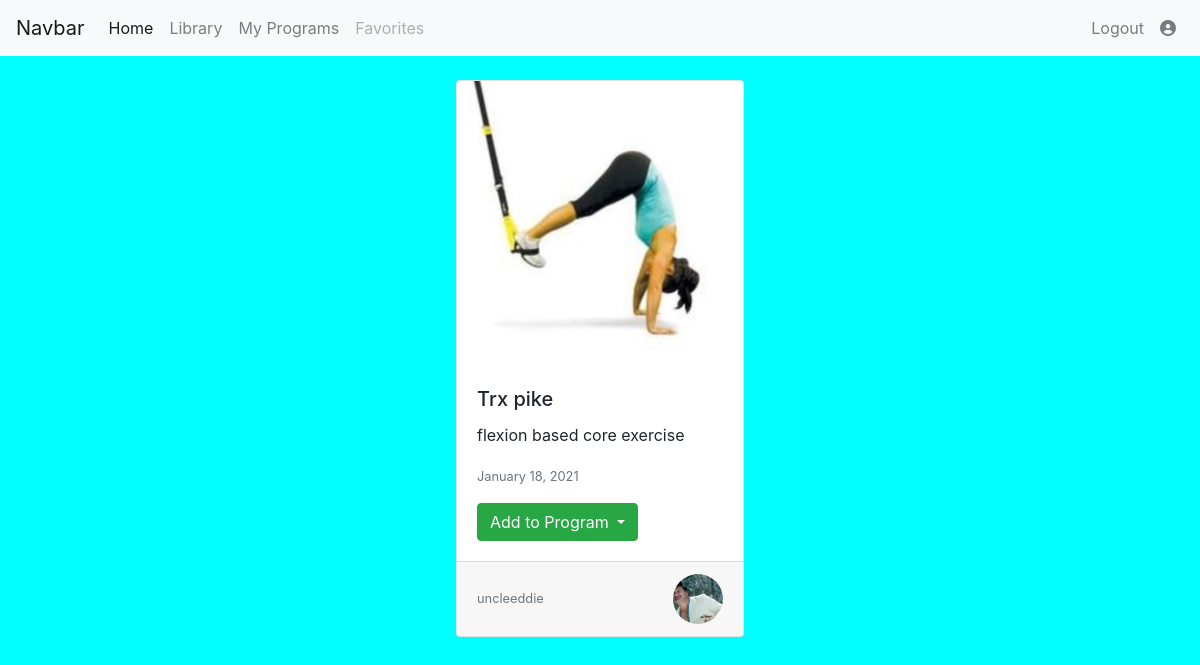
Screenshot of /exercise/17/ (signed in) with the database file from the repository.
### exercises/models.py (models this page shows, shortened)
class Exercise(models.Model):
    title = models.CharField(max_length=80)
    description= models.TextField()
    date_posted = models.DateTimeField(default=timezone.now)
    last_modified = models.DateTimeField(auto_now=True)
    author = models.ForeignKey(User, on_delete=models.CASCADE)
    image= models.ImageField(default='default_exercise.png', upload_to='exercise_pics')

class Profile(models.Model):
    user= models.OneToOneField(User, on_delete=models.CASCADE)
    pic= models.ImageField(default='default.jpg', upload_to='profile_pics')

### exercises/views.py (the view)
# urls.py: path('exercise/<int:pk>/', ExerciseDetailView.as_view(), name="exercise_detail"),
class ExerciseDetailView(LoginRequiredMixin, DetailView):
    model = Exercise

### exercises/templates/exercises/exercise_detail.html (shortened to what this page needs)
{% extends "exercises/layout.html" %}
{% load static %}
{% block content %}
    <div class="card ml-auto mr-auto mt-4" style="max-width: 18rem;">
        <img class="card-img-top" src="{{object.image.url}}" alt="Card image cap">
        <div class="card-body">
          <h5 class="card-title">{{object.title}}</h5>
          <p class="card-text">{{object.description}}</p>
          <p class="card-text"><small class="text-muted">{{object.date_posted|date:" F d, Y"}}</small></p>
          <div class="dropdown">
            <button class="add btn btn-success dropdown-toggle" type="button" id="dropdownMenuButton" data-toggle="dropdown" aria-haspopup="true" aria-expanded="false">
              Add to Program
            </button>
          </div>
        </div>
        <div class="card-footer d-flex justify-content-between">
            <small class="text-muted align-self-center">{{object.author}}</small>
            <img style="max-height: 50px; max-width: 50px;"class="profile-img rounded-circle img-fluid" src="{{object.author.profile.pic.url}}">
        </div>
      </div>
{% endblock content %}

### exercises/static/exercises/style.css (style rules this page uses)
body { background-color: aqua; }
.profile-img { height: 150px; width: 150px; object-fit: cover; }

### rows the page displays
Exercise: image (picture), title "Trx pike", description "flexion based core exercise", date_posted "January 18, 2021", author "uncleeddie", author.profile.pic (picture)
